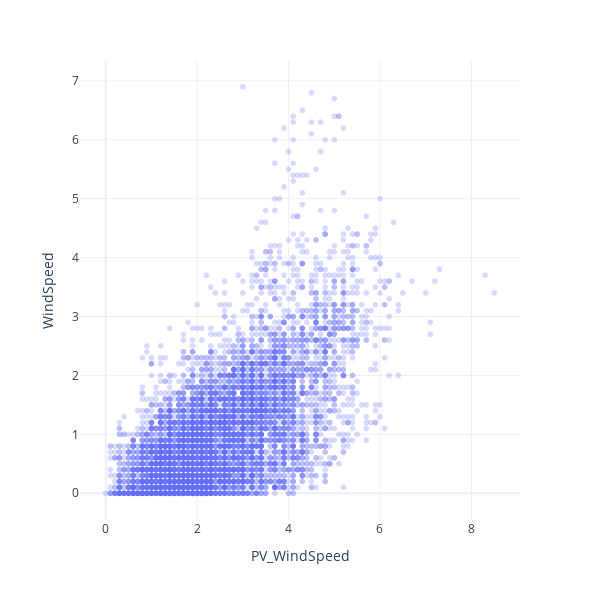

Notebook cell for this chart:
### Code cell
# Create a scatter plot comparing Wind Speeds
px.scatter(df, x='PV_WindSpeed', y='WindSpeed', opacity=0.25, width=600, height=600)

### Figure 1 — Plotly figure (JSON) as saved in the notebook; plotly's stock layout.template omitted (floating-point values rounded to 4 significant figures; data arrays with more than 128 entries replaced by an {"elided": "..."} marker saying what was removed)
{"data": [{"hovertemplate": "PV_WindSpeed=%{x}<br>WindSpeed=%{y}<extra></extra>", "legendgroup": "", "marker": {"color": "#636efa", "opacity": 0.25, "symbol": "circle"}, "mode": "markers", "name": "", "showlegend": false, "type": "scattergl", "x": {"elided": "8759 float values"}, "xaxis": "x", "y": {"elided": "8759 float values"}, "yaxis": "y"}], "layout": {"height": 600, "legend": {"tracegroupgap": 0}, "margin": {"t": 60}, "width": 600, "xaxis": {"anchor": "y", "domain": [0, 1], "title": {"text": "PV_WindSpeed"}}, "yaxis": {"anchor": "x", "domain": [0, 1], "title": {"text": "WindSpeed"}}}}
